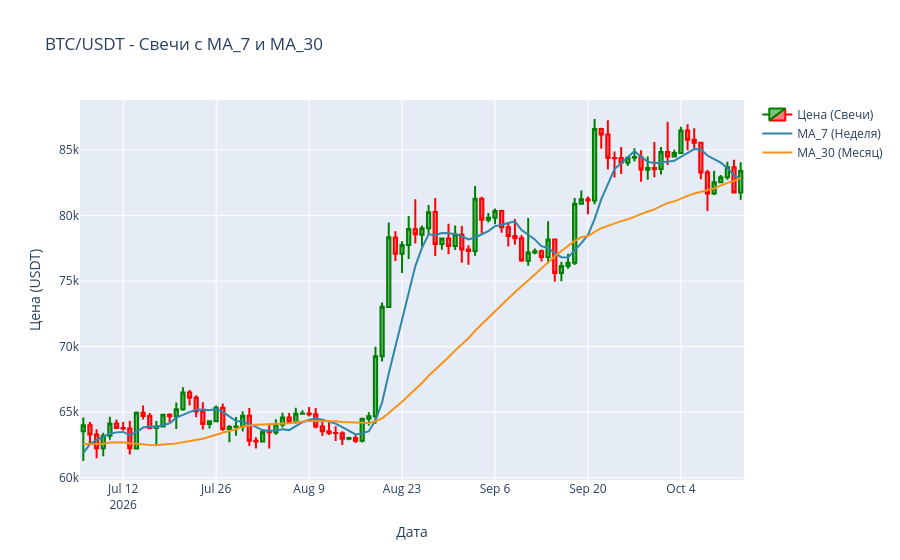

The notebook cell this image was saved under:
### Code cell
# 1. Считаем скользящие средние на всем датафрейме
# (Не только на последних 100 днях, чтобы МА_30 посчиталась корректно)
from jedi.debug import increase_indent

df['MA_7'] = df['close'].rolling(window=7).mean()
df['MA_30'] = df['close'].rolling(window=30).mean()

# 2. Берем последние 100 дней для отрисовки
df_plot = df.tail(100)

# 3. Создаем график
fig = go.Figure()

# 3.1 Добавляем свечи
fig.add_trace(go.Candlestick(
    x=df_plot['open_time'],
    open=df_plot['open'],
    high=df_plot['high'],
    low=df_plot['low'],
    close=df_plot['close'],
    name='Цена (Свечи)',
    increasing_line_color='green',
    decreasing_line_color='red'
))

# 3.2 Добавляем МА_7 (синяя линия)
fig.add_trace(go.Scatter(
    x=df_plot['open_time'],
    y=df_plot['MA_7'],
    mode='lines',
    name='MA_7 (Неделя)',
    line=dict(color='#2E86AB', width=2)
))

# 3.3 Добавляем МА_30 (оранжевая линия)
fig.add_trace(go.Scatter(
    x=df_plot['open_time'],
    y=df_plot['MA_30'],
    mode='lines',
    name='MA_30 (Месяц)',
    line=dict(color='#F7931A', width=2)
))

# 4. Настраиваем внешний вид
fig.update_layout(
    title='BTC/USDT - Свечи с МА_7 и МА_30',
    yaxis_title='Цена (USDT)',
    xaxis_title='Дата',
    # Убираем ползунок (range slider) внизу, чтобы было чище
    xaxis_rangeslider_visible=False
)

fig.show()
